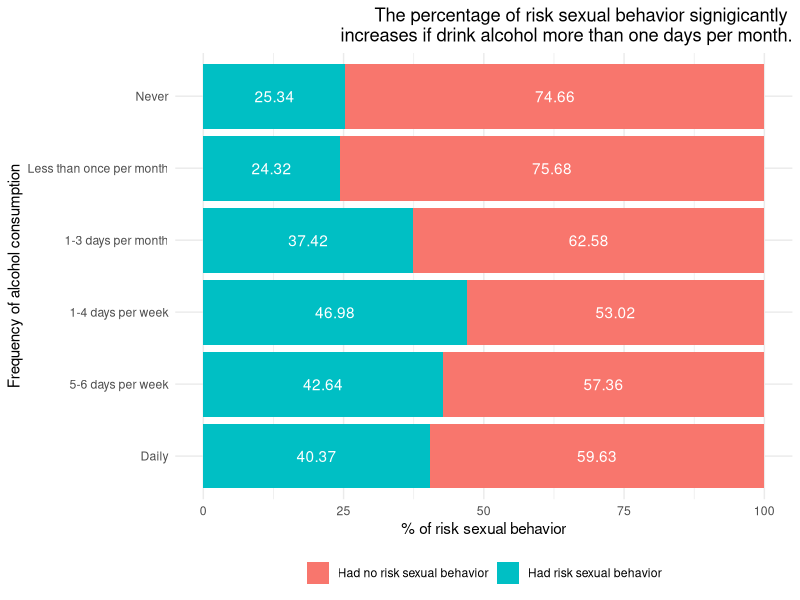
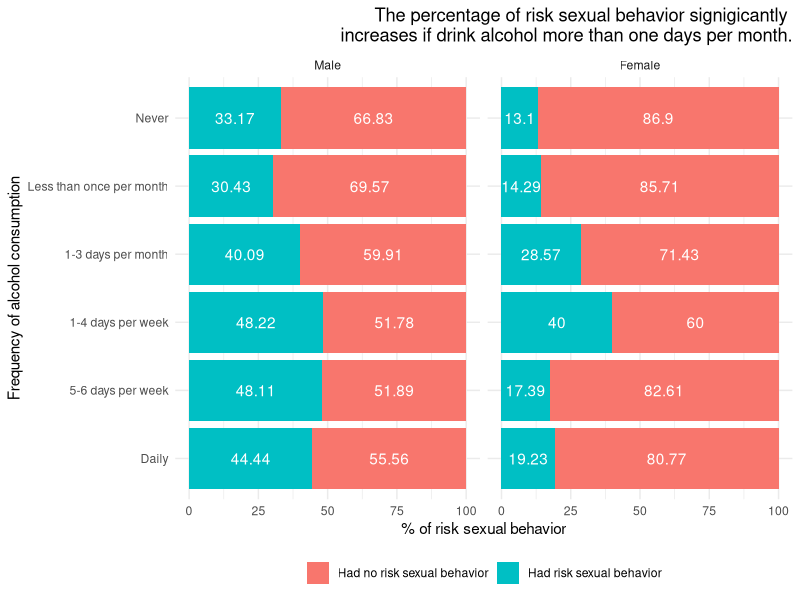

Write the R code that produced these figures, in order.
## ---- chunk 1
library(tidyverse)
library(ggplot2)
## ---- chunk 2
baseline <- read_csv(file = "../data/baseline.csv")
head(baseline)
## ---- chunk 3
# Prepare
baseline$alc <- baseline$alc_freq
baseline$alc[baseline$alc_consumption == 0] <- 0
baseline$alc <- factor(baseline$alc,
                       labels = c("Never", "Less than once per month", 
                                  "1-3 days per month", "1-4 days per week",
                                  "5-6 days per week", "Daily"))
baseline$sex_risk <- factor(baseline$sex_risk,
                            labels = c("Had no risk sexual behavior",
                                       "Had risk sexual behavior"))
baseline$sex_hiv <- factor(baseline$sex_hiv,
                            labels = c("HIV-",
                                       "HIV+"))
baseline$sex <- factor(baseline$sex,
                       labels = c("Male", "Female"))
## ---- chunk 4
# Figure 4
baseline %>%
  filter(is.na(alc) == FALSE, is.na(sex_risk) == FALSE) %>%
  group_by(alc, sex_risk) %>%
  summarize(count = n()) %>%
  mutate(proportion = round(count / sum(count) * 100, 2)) %>%
  ggplot(aes(x = factor(alc, levels = rev(levels(alc))), 
             y = proportion, fill = sex_risk)) +
  geom_col() +
  geom_text(aes(label = proportion), 
            position = position_stack(vjust = 0.5),
            color = "white") +
  coord_flip() +
  labs(title = "The percentage of risk sexual behavior signigicantly \nincreases if drink alcohol more than one days per month.",
       x = "Frequency of alcohol consumption",
       y = "% of risk sexual behavior") +
  theme_minimal() +
  theme(legend.title=element_blank(),
        legend.position = "bottom",
        plot.title = element_text(hjust = 1))
  
## ---- chunk 5
# Stratified by sex
baseline %>%
  filter(is.na(alc) == FALSE, is.na(sex_risk) == FALSE) %>%
  group_by(sex, alc, sex_risk) %>%
  summarize(count = n()) %>%
  mutate(proportion = round(count / sum(count) * 100, 2)) %>%
  ggplot(aes(x = factor(alc, levels = rev(levels(alc))), 
             y = proportion, fill = sex_risk)) +
  geom_col() +
  geom_text(aes(label = proportion), 
            position = position_stack(vjust = 0.5),
            color = "white") +
  coord_flip() +
  facet_wrap(~ sex) +
  labs(title = "The percentage of risk sexual behavior signigicantly \nincreases if drink alcohol more than one days per month.",
       x = "Frequency of alcohol consumption",
       y = "% of risk sexual behavior") +
  theme_minimal() +
  theme(legend.title=element_blank(),
        legend.position = "bottom",
        plot.title = element_text(hjust = 1))

